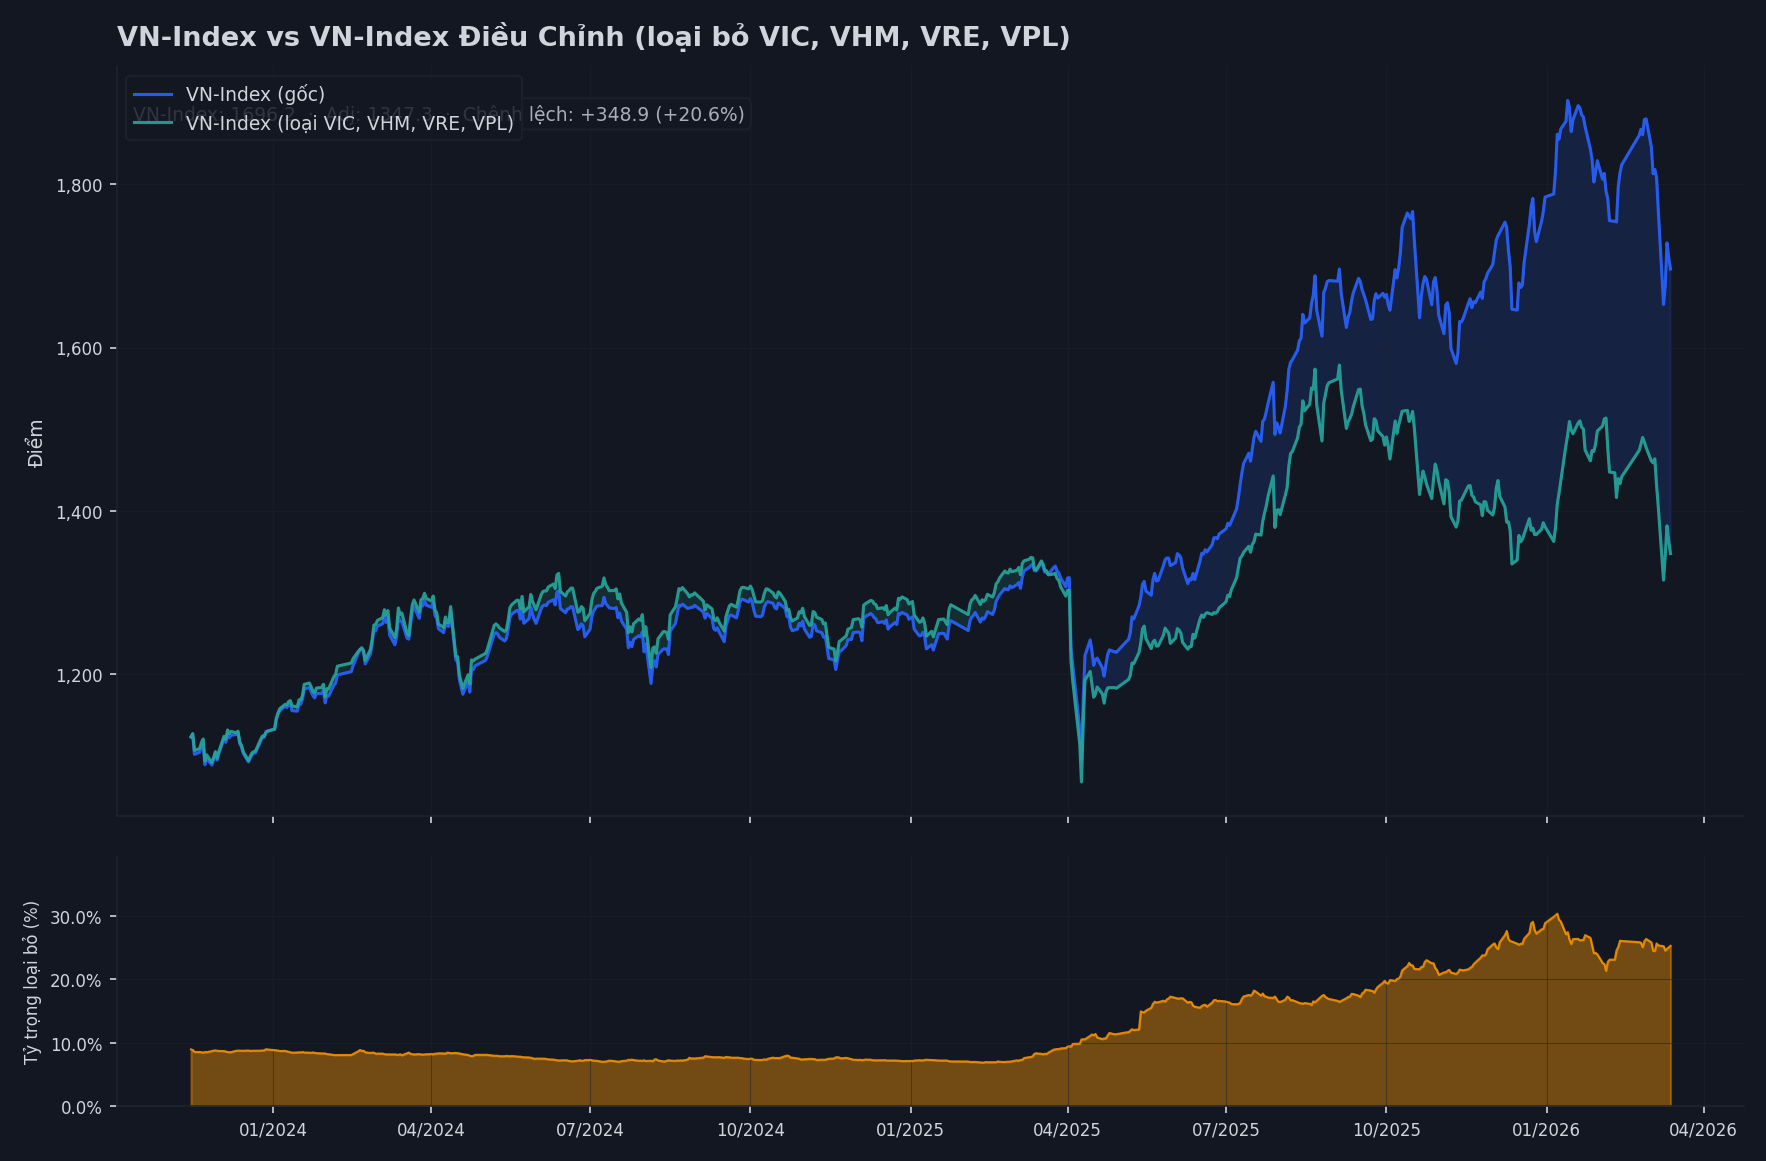

The Python source for this figure:
"""
Adjusted VN-Index — Loại bỏ ảnh hưởng của nhóm cổ phiếu chỉ định (mặc định: VIC, VPL, VHM, VRE)

Phương pháp:
- Lấy lịch sử VN-Index và lịch sử giá/KL cổ phiếu cần loại bỏ
- Tính vốn hóa hàng ngày của từng mã = giá đóng cửa × số CP niêm yết
- Xấp xỉ tổng vốn hóa HOSE dựa trên VN-Index baseline + total market cap tham chiếu
- Tính daily return điều chỉnh = (VNI return - weighted return of excluded stocks)
- Tái tạo chỉ số điều chỉnh từ daily returns
"""

import os
import sys
import logging
from datetime import datetime, timedelta, timezone

import numpy as np
import pandas as pd
import matplotlib
matplotlib.use("Agg")
import matplotlib.pyplot as plt
import matplotlib.ticker as mticker

logging.basicConfig(level=logging.INFO, format="%(asctime)s [%(levelname)s] %(message)s", datefmt="%H:%M:%S")
logger = logging.getLogger("adj-vnindex")

VN_TZ = timezone(timedelta(hours=7))

# --- Config ---
EXCLUDE_SYMBOLS = ["VIC", "VHM", "VRE", "VPL"]
START_DATE = "2024-01-01"
END_DATE = datetime.now(VN_TZ).strftime("%Y-%m-%d")

# Chart styling (TradingView dark theme)
BG_COLOR = "#131722"
GRID_COLOR = "#1e222d"
TEXT_COLOR = "#d1d4dc"
VNI_COLOR = "#2962ff"      # Blue for original VN-Index
ADJ_COLOR = "#26a69a"      # Green for adjusted


def fetch_data():
    """Fetch VN-Index + excluded stocks history."""
    import vnstock

    logger.info("📊 Fetching VN-Index history...")
    vni = vnstock.Quote(source="VCI", symbol="VNINDEX").history(
        start=START_DATE, end=END_DATE, interval="1D"
    )
    time_col = "time" if "time" in vni.columns else "date"
    vni = vni.rename(columns={time_col: "date"})
    vni["date"] = pd.to_datetime(vni["date"])
    vni = vni.sort_values("date").reset_index(drop=True)
    logger.info(f"   VN-Index: {len(vni)} sessions")

    # Fetch each excluded stock
    stock_data = {}
    for sym in EXCLUDE_SYMBOLS:
        logger.info(f"   Fetching {sym}...")
        try:
            q = vnstock.Quote(source="VCI", symbol=sym)
            hist = q.history(start=START_DATE, end=END_DATE, interval="1D")
            tc = "time" if "time" in hist.columns else "date"
            hist = hist.rename(columns={tc: "date"})
            hist["date"] = pd.to_datetime(hist["date"])
            hist = hist.sort_values("date").reset_index(drop=True)
            stock_data[sym] = hist
            logger.info(f"   {sym}: {len(hist)} sessions")
        except Exception as e:
            logger.warning(f"   ⚠️ Failed {sym}: {e}")

    # Get current listed shares (approximation — used across all periods)
    logger.info("   Fetching listed shares...")
    trading = vnstock.Trading(source="VCI")
    board = trading.price_board(EXCLUDE_SYMBOLS)
    if isinstance(board.columns, pd.MultiIndex):
        board.columns = ["_".join(str(c) for c in col).strip() for col in board.columns.values]

    listed_shares = {}
    for _, row in board.iterrows():
        sym = str(row.get("listing_symbol", ""))
        shares = float(row.get("listing_listed_share", 0) or 0)
        if sym and shares > 0:
            listed_shares[sym] = shares
    logger.info(f"   Listed shares: {listed_shares}")

    return vni, stock_data, listed_shares


def calculate_adjusted_index(vni, stock_data, listed_shares):
    """
    Calculate adjusted VN-Index by removing the contribution of excluded stocks.

    Method:
    - For each day, estimate the market cap weight of excluded stocks
    - Decompose VN-Index daily return into: excluded contribution + rest
    - Rebuild index from 'rest' returns only
    """
    df = vni[["date", "close"]].copy()
    df = df.rename(columns={"close": "vni_close"})

    # Merge excluded stock prices
    for sym in EXCLUDE_SYMBOLS:
        if sym in stock_data:
            sdf = stock_data[sym][["date", "close"]].rename(columns={"close": f"{sym}_close"})
            df = df.merge(sdf, on="date", how="left")

    df = df.sort_values("date").reset_index(drop=True)

    # Forward-fill missing stock prices (holidays, etc.)
    for sym in EXCLUDE_SYMBOLS:
        col = f"{sym}_close"
        if col in df.columns:
            df[col] = df[col].ffill()

    # Calculate daily returns
    df["vni_ret"] = df["vni_close"].pct_change()

    # Estimate total HOSE market cap (rough baseline)
    # VN-Index ≈ total_mcap / divisor. We use a reference point to estimate.
    # As of early 2024, HOSE total mcap ≈ 4,800 trillion VND when VNI ≈ 1,200
    # Scale factor: total_mcap ≈ VNI_close * 4e9 (very rough)
    MCAP_SCALE = 4e9  # VND per VNI point (rough estimate)

    # Calculate excluded stocks' combined market cap
    for sym in EXCLUDE_SYMBOLS:
        col = f"{sym}_close"
        if col in df.columns and sym in listed_shares:
            df[f"{sym}_mcap"] = df[col] * listed_shares[sym]
            df[f"{sym}_ret"] = df[col].pct_change()

    # Calculate excluded stocks' weight and their weighted return each day
    df["excluded_mcap"] = 0
    df["excluded_weighted_ret"] = 0

    for sym in EXCLUDE_SYMBOLS:
        mcap_col = f"{sym}_mcap"
        ret_col = f"{sym}_ret"
        if mcap_col in df.columns and ret_col in df.columns:
            df["excluded_mcap"] += df[mcap_col].fillna(0)

    # Total market cap estimate
    df["total_mcap"] = df["vni_close"] * MCAP_SCALE

    # Weight of excluded stocks
    df["excluded_weight"] = df["excluded_mcap"] / df["total_mcap"]
    df["excluded_weight"] = df["excluded_weight"].clip(0, 0.5)  # safety cap

    # Weighted return of excluded stocks
    for sym in EXCLUDE_SYMBOLS:
        mcap_col = f"{sym}_mcap"
        ret_col = f"{sym}_ret"
        if mcap_col in df.columns and ret_col in df.columns:
            sym_weight = df[mcap_col].fillna(0) / df["total_mcap"]
            df["excluded_weighted_ret"] += sym_weight * df[ret_col].fillna(0)

    # Adjusted return = (VNI_return - excluded_weighted_return) / (1 - excluded_weight)
    df["adj_ret"] = (df["vni_ret"] - df["excluded_weighted_ret"]) / (1 - df["excluded_weight"])

    # Rebuild adjusted index from the first day
    df["adj_close"] = np.nan
    first_valid = df["vni_close"].first_valid_index()
    if first_valid is not None:
        df.loc[first_valid, "adj_close"] = df.loc[first_valid, "vni_close"]
        for i in range(first_valid + 1, len(df)):
            ret = df.loc[i, "adj_ret"]
            if pd.notna(ret) and pd.notna(df.loc[i - 1, "adj_close"]):
                df.loc[i, "adj_close"] = df.loc[i - 1, "adj_close"] * (1 + ret)
            else:
                df.loc[i, "adj_close"] = df.loc[i - 1, "adj_close"]

    logger.info(f"✅ Adjusted index calculated. Avg excluded weight: {df['excluded_weight'].mean():.2%}")
    logger.info(f"   Excluded symbols contribution range: {df['excluded_weight'].min():.2%} - {df['excluded_weight'].max():.2%}")

    return df


def generate_chart(df):
    """Generate comparison chart: Original vs Adjusted VN-Index."""
    fig, (ax1, ax2) = plt.subplots(2, 1, figsize=(14, 9), facecolor=BG_COLOR,
                                     gridspec_kw={"height_ratios": [3, 1], "hspace": 0.08})

    for ax in [ax1, ax2]:
        ax.set_facecolor(BG_COLOR)
        ax.tick_params(colors=TEXT_COLOR, labelsize=8)
        ax.spines["top"].set_visible(False)
        ax.spines["right"].set_visible(False)
        ax.spines["bottom"].set_color(GRID_COLOR)
        ax.spines["left"].set_color(GRID_COLOR)
        ax.grid(axis="both", color=GRID_COLOR, linewidth=0.5, alpha=0.5)

    valid = df.dropna(subset=["vni_close", "adj_close"])

    # --- Top: Price comparison ---
    ax1.plot(valid["date"], valid["vni_close"], color=VNI_COLOR, linewidth=1.5,
             label=f"VN-Index (gốc)", alpha=0.9)
    ax1.plot(valid["date"], valid["adj_close"], color=ADJ_COLOR, linewidth=1.5,
             label=f"VN-Index (loại {', '.join(EXCLUDE_SYMBOLS)})", alpha=0.9)

    # Fill area between
    ax1.fill_between(valid["date"], valid["vni_close"], valid["adj_close"],
                     where=valid["vni_close"] >= valid["adj_close"],
                     alpha=0.15, color=VNI_COLOR, interpolate=True)
    ax1.fill_between(valid["date"], valid["vni_close"], valid["adj_close"],
                     where=valid["vni_close"] < valid["adj_close"],
                     alpha=0.15, color=ADJ_COLOR, interpolate=True)

    # Stats annotation
    last = valid.iloc[-1]
    diff = last["vni_close"] - last["adj_close"]
    diff_pct = diff / last["vni_close"] * 100

    ax1.set_title(
        f"VN-Index vs VN-Index Điều Chỉnh (loại bỏ {', '.join(EXCLUDE_SYMBOLS)})",
        fontsize=13, fontweight="bold", color=TEXT_COLOR, loc="left", pad=10
    )

    # Add current values
    stats_text = (
        f"VN-Index: {last['vni_close']:.1f}  ·  "
        f"Adj: {last['adj_close']:.1f}  ·  "
        f"Chênh lệch: {diff:+.1f} ({diff_pct:+.1f}%)"
    )
    ax1.text(0.01, 0.95, stats_text, transform=ax1.transAxes,
             fontsize=9, color=TEXT_COLOR, alpha=0.8, va="top",
             bbox=dict(boxstyle="round,pad=0.3", facecolor=BG_COLOR, edgecolor=GRID_COLOR, alpha=0.8))

    ax1.legend(loc="upper left", fontsize=9, frameon=True,
               facecolor=BG_COLOR, edgecolor=GRID_COLOR, labelcolor=TEXT_COLOR)
    ax1.yaxis.set_major_formatter(mticker.FuncFormatter(lambda v, _: f"{v:,.0f}"))
    ax1.set_ylabel("Điểm", fontsize=9, color=TEXT_COLOR)

    # --- Bottom: Excluded weight over time ---
    ax2.fill_between(valid["date"], valid["excluded_weight"] * 100,
                     alpha=0.4, color="#ff9800")
    ax2.plot(valid["date"], valid["excluded_weight"] * 100,
             color="#ff9800", linewidth=1, alpha=0.8)
    ax2.set_ylabel("Tỷ trọng loại bỏ (%)", fontsize=8, color=TEXT_COLOR)
    ax2.set_ylim(0, max(valid["excluded_weight"].max() * 100 * 1.3, 5))
    ax2.yaxis.set_major_formatter(mticker.FuncFormatter(lambda v, _: f"{v:.1f}%"))

    # X-axis formatting
    ax2.xaxis.set_major_formatter(matplotlib.dates.DateFormatter("%m/%Y"))
    plt.setp(ax1.get_xticklabels(), visible=False)

    # Save
    output_path = os.path.join(os.path.dirname(__file__), "vnindex_adjusted.png")
    fig.savefig(output_path, dpi=150, bbox_inches="tight", facecolor=BG_COLOR, pad_inches=0.15)
    plt.close(fig)
    logger.info(f"📊 Chart saved: {output_path}")
    return output_path


def main():
    logger.info("🚀 Building Adjusted VN-Index...")
    vni, stock_data, listed_shares = fetch_data()
    df = calculate_adjusted_index(vni, stock_data, listed_shares)
    chart_path = generate_chart(df)

    # Save data to Excel
    excel_path = os.path.join(os.path.dirname(__file__), "vnindex_adjusted.xlsx")
    export = df[["date", "vni_close", "adj_close", "excluded_weight"]].copy()
    export.columns = ["Ngày", "VN-Index", "VN-Index Điều Chỉnh", "Tỷ trọng loại bỏ"]
    export.to_excel(excel_path, index=False)
    logger.info(f"📁 Data saved: {excel_path}")

    # Print summary
    last = df.dropna(subset=["adj_close"]).iloc[-1]
    print(f"\n{'='*50}")
    print(f"VN-Index (gốc):        {last['vni_close']:>10,.1f}")
    print(f"VN-Index (điều chỉnh): {last['adj_close']:>10,.1f}")
    print(f"Chênh lệch:            {last['vni_close'] - last['adj_close']:>+10,.1f} ({(last['vni_close'] - last['adj_close'])/last['vni_close']*100:+.1f}%)")
    print(f"Tỷ trọng loại bỏ TB:   {df['excluded_weight'].mean()*100:>9.1f}%")
    print(f"{'='*50}")


if __name__ == "__main__":
    main()
